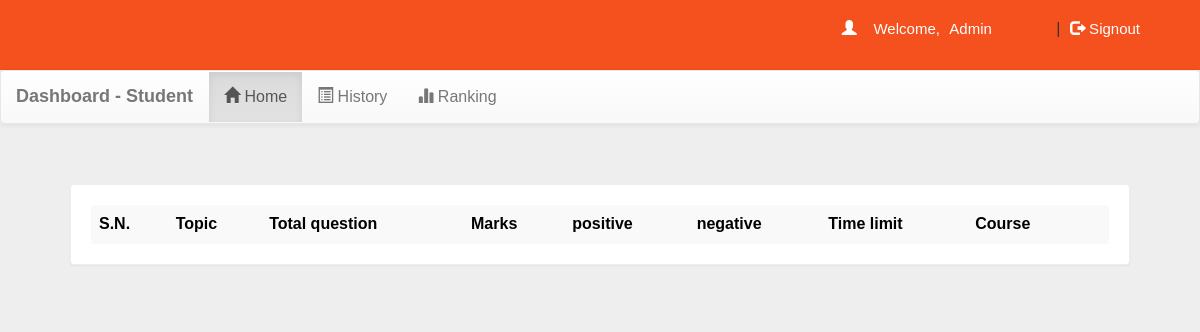
The app's page /account.php?q=1&course=BTECH (signed in), older data.
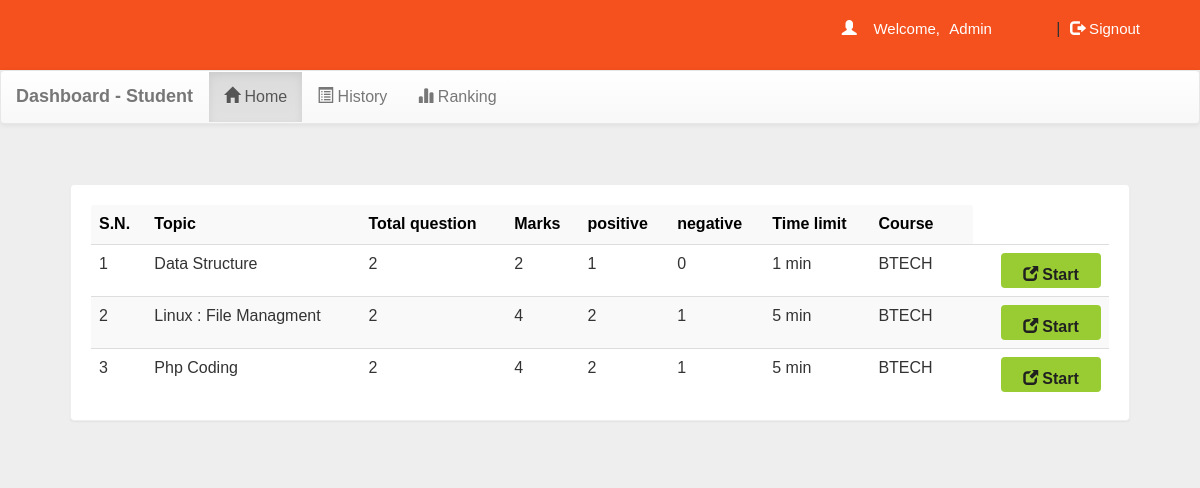
The same page, newer data.
### tables this page shows
CREATE TABLE `quiz` (
    `eid` text NOT NULL,
    `title` varchar(100) NOT NULL,
    `sahi` int(11) NOT NULL,
    `wrong` int(11) NOT NULL,
    `total` int(11) NOT NULL,
    `time` bigint(20) NOT NULL,
    `intro` text NOT NULL,
    `tag` varchar(100) NOT NULL,
    `date` timestamp NOT NULL DEFAULT CURRENT_TIMESTAMP ON UPDATE CURRENT_TIMESTAMP,
    `email` varchar(50) DEFAULT NULL,
    `course` varchar(50) NOT NULL
  );

### account.php (the view, shortened to what this page needs)
<!DOCTYPE html PUBLIC "-//W3C//DTD XHTML 1.0 Transitional//EN" "http://www.w3.org/TR/xhtml1/DTD/xhtml1-transitional.dtd">
<html xmlns="http://www.w3.org/1999/xhtml">
<head>
<link  rel="stylesheet" href="css/bootstrap.min.css"/>
 <link  rel="stylesheet" href="css/bootstrap-theme.min.css"/>
 <link rel="stylesheet" href="css/main.css">
 <link  rel="stylesheet" href="css/font.css">
</head>
<body>
<div class="header">
<div class="row" style="background-color:#f4511e;">
<div class="col-md-4 col-md-offset-2">
 <?php
 include_once 'dbConnection.php';
  if(!(isset($_SESSION['email']))){
header("location:index.php");
}
else
{
$name = $_SESSION['name'];
$email=$_SESSION['email'];
echo '<span class="pull-right top title1" ><span class="log1"><span class="glyphicon glyphicon-user" aria-hidden="true"></span>&nbsp;&nbsp;&nbsp;&nbsp;Welcome,</span> <a href="account.php?q=1" class="log log1">'.$name.'</a>&nbsp;|&nbsp;<a href="logout.php?q=account.php" class="log"><span class="glyphicon glyphicon-log-out" aria-hidden="true"></span>&nbsp;Signout</button></a></span>';
}?>
</div>
</div></div>
<div class="bg">
<nav class="navbar navbar-default title1">
  <div class="container-fluid">
    <div class="navbar-header">
      <a class="navbar-brand" href="account.php?q=1"><b>Dashboard - Student</b></a>
    </div>
    <div class="collapse navbar-collapse" id="bs-example-navbar-collapse-1">
      <ul class="nav navbar-nav navbar left">
        <li <?php if(@$_GET['q']==1) echo'class="active"'; ?> ><a href="course.php?q=1"><span class="glyphicon glyphicon-home" aria-hidden="true"></span>&nbsp;Home<span class="sr-only">(current)</span></a></li>
        <li <?php if(@$_GET['q']==2) echo'class="active"'; ?>><a href="account.php?q=2"><span class="glyphicon glyphicon-list-alt" aria-hidden="true"></span>&nbsp;History</a></li>
    <li <?php if(@$_GET['q']==3) echo'class="active"'; ?>><a href="account.php?q=3"><span class="glyphicon glyphicon-stats" aria-hidden="true"></span>&nbsp;Ranking</a></li>
  </ul>
      </div>
  </div>
</nav>
<div class="container">
<div class="row">
<div class="col-md-12">
<?php if(@$_GET['q']==1) {
$course=@$_GET['course'];
$result = mysqli_query($con,"SELECT * FROM quiz where course = '$course' ORDER BY date DESC") or die('Error');
echo  '<div class="panel"><table class="table table-striped title1">
<tr style="color:black"><td><b>S.N.</b></td><td><b>Topic</b></td><td><b>Total question</b></td><td><b>Marks</b></td><td><b>positive</b></td><td><b>negative</b></td><td><b>Time limit</b></td><td><b>Course</b></td><td></td></tr>';
$c=1;
while($row = mysqli_fetch_array($result)) {
  $title = $row['title'];
  $total = $row['total'];
  $sahi = $row['sahi'];
  $wrong = $row['wrong'];
    $time = $row['time'];
  $eid = $row['eid'];
$q12=mysqli_query($con,"SELECT score FROM history WHERE eid='$eid' AND email='$email' AND course = '$course'" )or die('Error98');
$rowcount=mysqli_num_rows($q12);
if($rowcount == 0){
  echo '<tr><td>'.$c++.'</td><td>'.$title.'</td><td>'.$total.'</td><td>'.$sahi*$total.'</td><td>'.$sahi.'</td><td>'.$wrong.'</td><td>'.$time.'&nbsp;min</td><td>'.$course.'</td>
  <td><a title="Open quiz description" href="account.php?q=1&fid='.$eid.'&course=$course"><b></b></a></td>
  <td><b><a href="account.php?q=quiz&step=2&eid='.$eid.'&n=1&t='.$total.'&course='.$course.'" class="pull-right btn sub1" style="margin:0px;background:#99cc32"><span class="glyphicon glyphicon-new-window" aria-hidden="true"></span>&nbsp;<span class="title1"><b>Start</b></span></a></b></td></tr>';
}
}
echo '</table></div>';
}?>
</div></div></div></div>
</body>
</html>

### css/main.css (style rules this page uses)
body { overflow-x:hidden; width:100%; font-size: 12px !important; font-family: Montserrat, sans-serif; background:#eee; min-height:550px; background-attachment:fixed; }
.bg { min-height:540px; }
.panel { border-color:#eee; margin:40px; padding:20px; font: 15px "Century Gothic", "Times Roman", sans-serif; }
.header { background:#f4511e; height:70px; }
.title1 { font: 16px "Century Gothic", "Times Roman", sans-serif; }
.sub1 { width:90px; color:#202020; background:orange; font-size:15px; height:35px; margin:20px; padding:10px; width:100px; }
.top { margin-top:20px; }
.log1 { font: 15px 'Montserrat', sans-serif; color:#fff; margin-left:10px; }
.log { margin:10px; margin-right:60px; margin-left:5px; color:#fff; text-decoration:none; font-size:20px; font-size:15px; }

Row changes from the older to the newer data that the page shows:
now on this page (row edited): quiz: title "Data Structure", total "2", $sahi*$total "2", sahi "1", wrong "0", time "1"
now on this page (row edited): quiz: title "Linux : File Managment", total "2", $sahi*$total "4", sahi "2", wrong "1", time "5"
now on this page (row edited): quiz: title "Php Coding", total "2", $sahi*$total "4", sahi "2", wrong "1", time "5"
